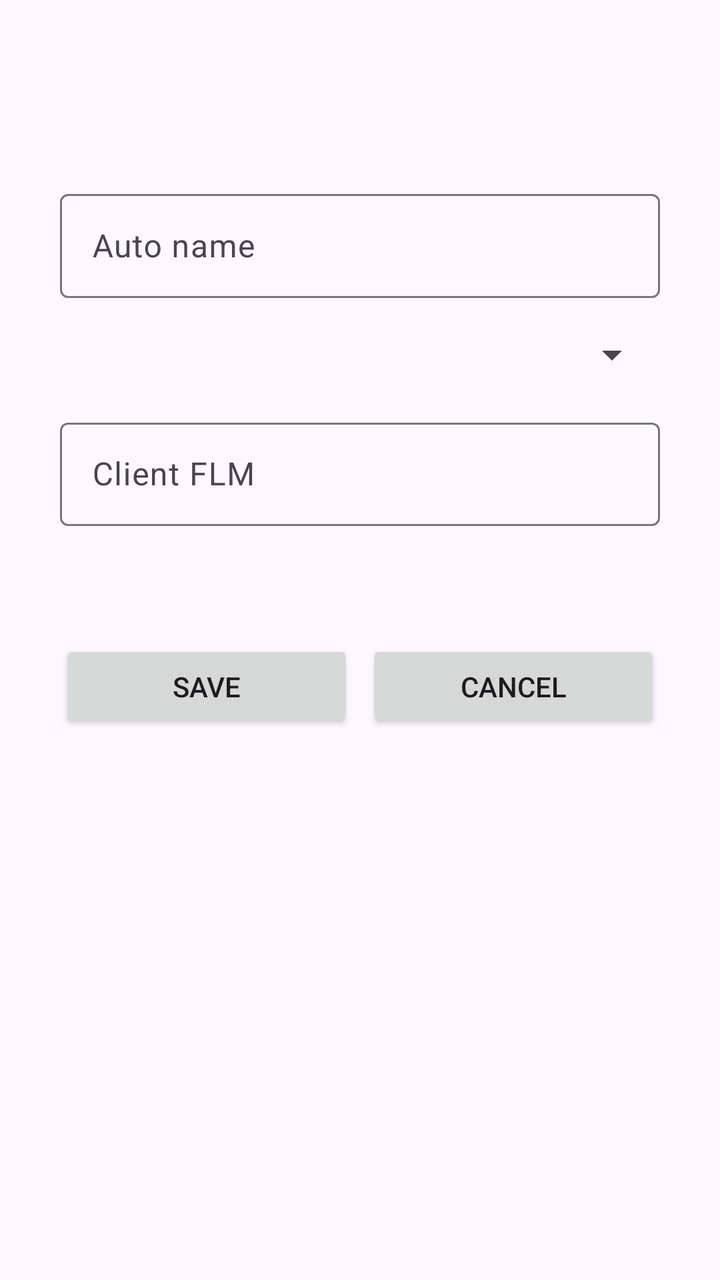
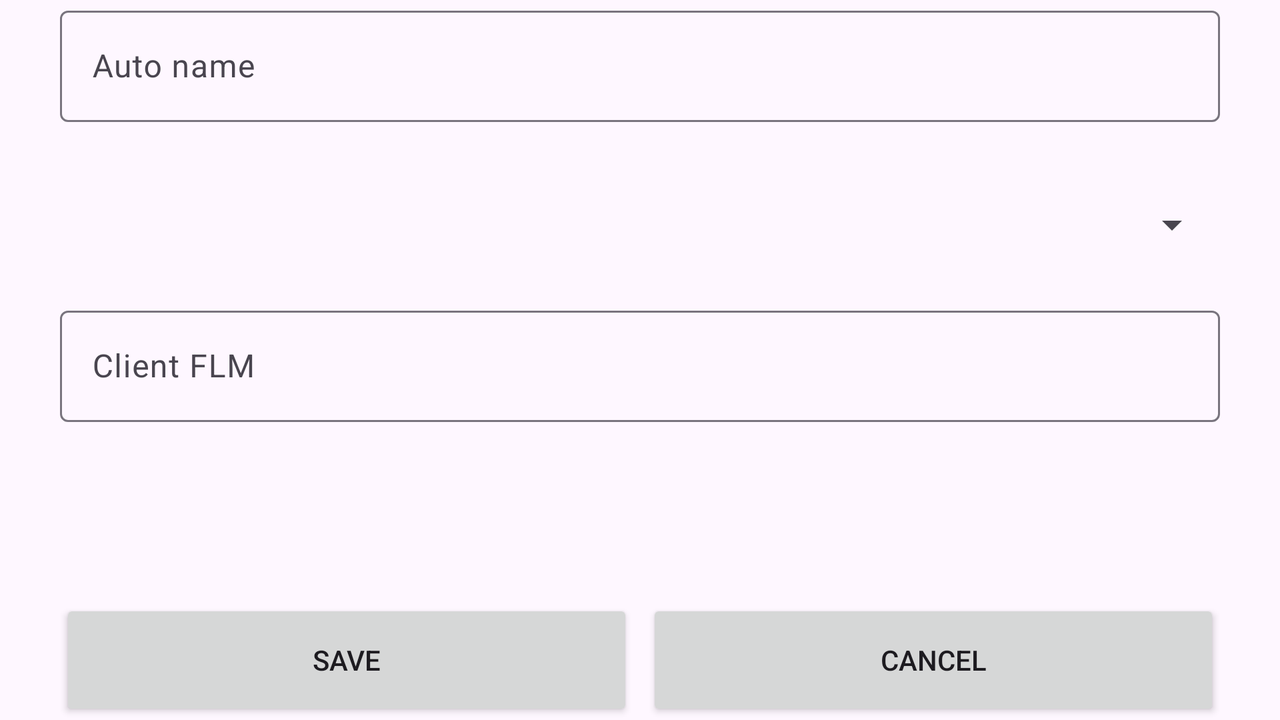

Compare how this app lays out the same screen by default and in its alternative resource folder. The renders come first, then the two layout files and the values they reference.
<!-- AndroidManifest.xml: application theme Theme.MobileTest -->
<!-- res/layout/fragment_auto.xml -->
<?xml version="1.0" encoding="utf-8"?>

<FrameLayout xmlns:android="http://schemas.android.com/apk/res/android"
    xmlns:app="http://schemas.android.com/apk/res-auto"
    xmlns:tools="http://schemas.android.com/tools"
    android:layout_width="match_parent"
    android:layout_height="match_parent"
    tools:context=".fragments.AutoFragment">

    <LinearLayout
        android:layout_width="match_parent"
        android:layout_height="match_parent"
        android:orientation="vertical">

        <Space
            android:layout_width="match_parent"
            android:layout_height="match_parent"
            android:layout_weight="3" />

        <LinearLayout
            android:layout_width="match_parent"
            android:layout_height="match_parent"
            android:layout_marginLeft="90px"
            android:layout_marginRight="90px"
            android:layout_weight="2"
            android:orientation="vertical">

            <com.google.android.material.textfield.TextInputLayout
                android:layout_width="match_parent"
                android:layout_height="match_parent"
                android:layout_weight="1">

                <com.google.android.material.textfield.TextInputEditText
                    android:id="@+id/autoName"
                    android:layout_width="match_parent"
                    android:layout_height="wrap_content"
                    android:hint="@string/autoName" />
            </com.google.android.material.textfield.TextInputLayout>

            <Spinner
                android:id="@+id/spinnerStatus"
                android:layout_width="match_parent"
                android:layout_height="match_parent"
                android:layout_weight="1" />

            <com.google.android.material.textfield.TextInputLayout
                android:id="@+id/autoFLMLay"
                android:layout_width="match_parent"
                android:layout_height="match_parent"
                android:layout_weight="1">

                <com.google.android.material.textfield.TextInputEditText
                    android:id="@+id/autoFLM"
                    android:layout_width="match_parent"
                    android:layout_height="wrap_content"
                    android:hint="@string/autoFLM" />

            </com.google.android.material.textfield.TextInputLayout>

            <Space
                android:layout_width="match_parent"
                android:layout_height="match_parent"
                android:layout_weight="1" />

            <LinearLayout
                android:layout_width="match_parent"
                android:layout_height="match_parent"
                android:layout_weight="1.05"
                android:orientation="horizontal">

                <Button
                    android:id="@+id/buttonSave"
                    android:layout_width="match_parent"
                    android:layout_height="match_parent"
                    android:layout_marginRight="10px"
                    android:layout_weight="1"
                    android:text="@string/save" />

                <Button
                    android:id="@+id/buttonCancel"
                    android:layout_width="match_parent"
                    android:layout_height="match_parent"
                    android:layout_marginLeft="10px"
                    android:layout_weight="1"
                    android:text="@string/cancel" />
            </LinearLayout>

        </LinearLayout>

        <Space
            android:layout_width="match_parent"
            android:layout_height="match_parent"
            android:layout_weight="2" />
    </LinearLayout>

</FrameLayout>
<!-- resources referenced by this layout -->
<resources>
  <string name="autoFLM">Client FLM</string>
  <string name="autoName">Auto name</string>
  <string name="cancel">Cancel</string>
  <string name="save">Save</string>
  <style name="Theme.MobileTest" parent="Base.Theme.MobileTest" />
  <style name="Base.Theme.MobileTest" parent="Theme.Material3.DayNight.NoActionBar">
          
          
      </style>
</resources>
<!-- res/layout-land/fragment_auto.xml (the author's variant of the layout above) -->
<!-- drawn on the phone turned sideways -->
<?xml version="1.0" encoding="utf-8"?>

<FrameLayout xmlns:android="http://schemas.android.com/apk/res/android"
    xmlns:app="http://schemas.android.com/apk/res-auto"
    xmlns:tools="http://schemas.android.com/tools"
    android:layout_width="match_parent"
    android:layout_height="match_parent"
    tools:context=".fragments.AutoFragment">

    <LinearLayout
        android:layout_width="match_parent"
        android:layout_height="match_parent"
        android:orientation="vertical">

        <LinearLayout
            android:layout_width="match_parent"
            android:layout_height="match_parent"
            android:layout_marginLeft="90px"
            android:layout_marginRight="90px"
            android:layout_weight="2"
            android:orientation="vertical">

            <com.google.android.material.textfield.TextInputLayout
                android:layout_width="match_parent"
                android:layout_height="match_parent"
                android:layout_weight="1">

                <com.google.android.material.textfield.TextInputEditText
                    android:id="@+id/autoName"
                    android:layout_width="match_parent"
                    android:layout_height="wrap_content"
                    android:hint="@string/autoName" />
            </com.google.android.material.textfield.TextInputLayout>

            <Spinner
                android:id="@+id/spinnerStatus"
                android:layout_width="match_parent"
                android:layout_height="match_parent"
                android:layout_weight="1" />

            <com.google.android.material.textfield.TextInputLayout
                android:id="@+id/autoFLMLay"
                android:layout_width="match_parent"
                android:layout_height="match_parent"
                android:layout_weight="1">

                <com.google.android.material.textfield.TextInputEditText
                    android:id="@+id/autoFLM"
                    android:layout_width="match_parent"
                    android:layout_height="wrap_content"
                    android:hint="@string/autoFLM" />

            </com.google.android.material.textfield.TextInputLayout>

            <Space
                android:layout_width="match_parent"
                android:layout_height="match_parent"
                android:layout_weight="1" />

            <LinearLayout
                android:layout_width="match_parent"
                android:layout_height="match_parent"
                android:layout_weight="1.05"
                android:orientation="horizontal">

                <Button
                    android:id="@+id/buttonSave"
                    android:layout_width="match_parent"
                    android:layout_height="match_parent"
                    android:layout_marginRight="10px"
                    android:layout_weight="1"
                    android:text="@string/save" />

                <Button
                    android:id="@+id/buttonCancel"
                    android:layout_width="match_parent"
                    android:layout_height="match_parent"
                    android:layout_marginLeft="10px"
                    android:layout_weight="1"
                    android:text="@string/cancel" />
            </LinearLayout>

        </LinearLayout>

    </LinearLayout>

</FrameLayout>
